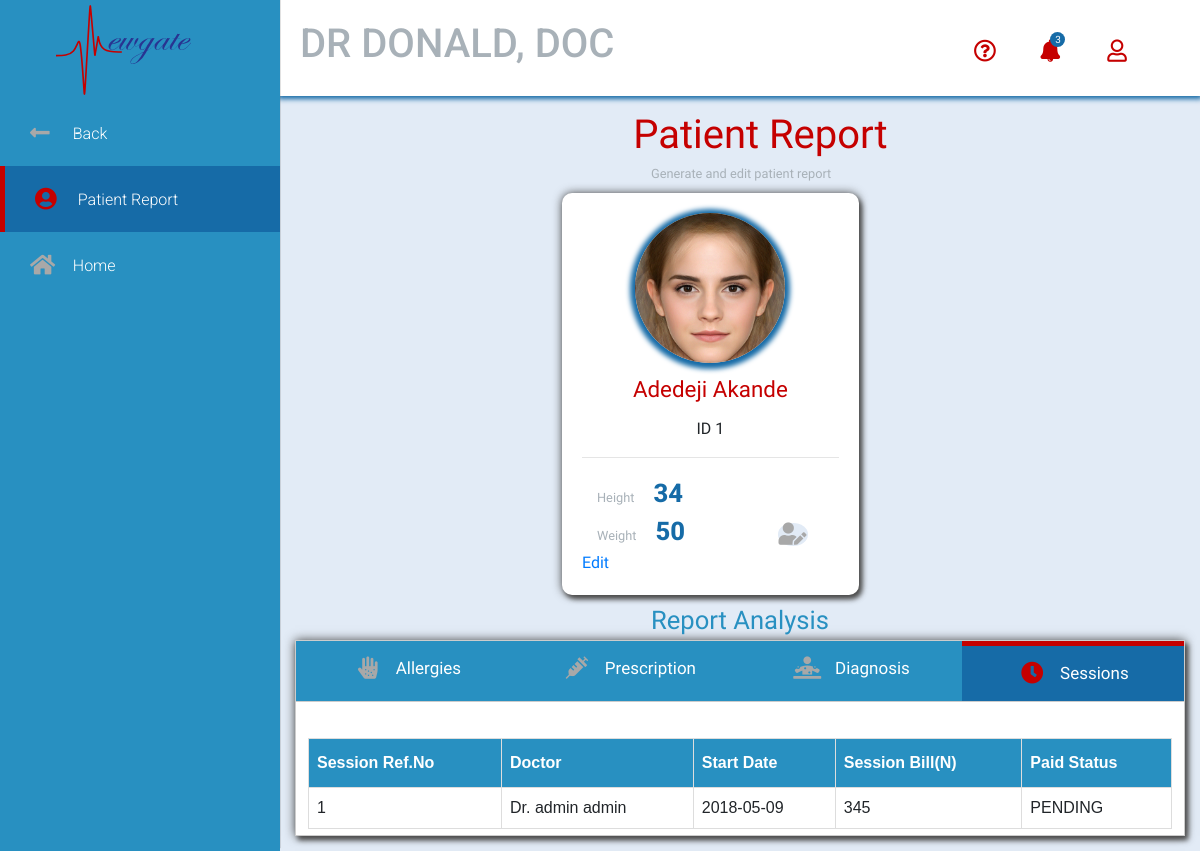
The page /pages/patientfile.php?ID=1 (signed in) on the database its author committed.
### tables this page shows
CREATE TABLE IF NOT EXISTS `tbl_patients` (
  `ID` int(11) NOT NULL AUTO_INCREMENT,
  `firstname` varchar(255) NOT NULL,
  `lastname` varchar(255) NOT NULL,
  `email` varchar(255) NOT NULL,
  `phone_num` varchar(255) NOT NULL,
  `dob` date NOT NULL,
  `height` float DEFAULT NULL,
  `weight` float DEFAULT NULL,
  PRIMARY KEY (`ID`)
);

CREATE TABLE IF NOT EXISTS `tbl_sessions` (
  `ID` int(11) NOT NULL AUTO_INCREMENT,
  `patientID` int(11) NOT NULL,
  `docID` int(11) NOT NULL,
  `consultation_bill` float NOT NULL,
  `startdate` date NOT NULL,
  `paid` tinyint(1) NOT NULL,
  PRIMARY KEY (`ID`),
  KEY `patient-sessions` (`patientID`),
  KEY `doc-sessions` (`docID`)
);

CREATE TABLE IF NOT EXISTS `tbl_users` (
  `ID` int(11) NOT NULL AUTO_INCREMENT,
  `email` varchar(255) NOT NULL,
  `firstname` varchar(255) NOT NULL,
  `lastname` varchar(255) NOT NULL,
  `password` varchar(255) NOT NULL,
  PRIMARY KEY (`ID`)
);

### functions/functions.php (called while the page is built, shortened)
<?php
    function getCurrentUserOrDie(){
        if(!isset($_SESSION['user'])){
            doUnauthorized();
        }else{
            return $_SESSION['user'];
        }
    }
    class Input{
        static function get($var, $default = NULL){
            if( isset($_GET[$var])){
                $res = $_GET[$var];
                if(trim($res)){
                    return $res;
                }else{
                    return $default;
                }
            }else{
                return $default;
            }
        }
    }
?>

### classes/user.php (called while the page is built, shortened)
<?php
class User {
    public $id, $ID, $email, $firstname, $lastname, $role;
    function __construct($id, $email, $firstname, $lastname, $role){
        $this->firstname = $firstname;
        $this->lastname = $lastname;
        $this->role = $role;
    }
    static function getUser($conn, $stmt, $data){
        $stmt->execute($data);
        if( $result = $stmt->fetch(PDO::FETCH_ASSOC) ){
            $id = $result["ID"];
            $stmt = $conn->query("SELECT role FROM tbl_roles WHERE userID = $id");
            $result2 = $stmt->fetchall(PDO::FETCH_ASSOC);
            $rolearray = array();
            foreach ($result2 as $row) {
                array_push($rolearray,$row["role"]);
            }
            return new User($id, $result["email"], $result["firstname"], $result["lastname"], $rolearray);
        }
        return null;
    }
    static function getUserWithID($conn, $id){
        $stmt = $conn->prepare("SELECT * FROM tbl_users WHERE id = :id");
        $data = array("id"=> $id);
        return self::getUser($conn, $stmt, $data);
    }
    function isDoctor(){
        return in_array('DOCTOR', $this->role);
    }
}

### classes/patient.php (called while the page is built, shortened)
<?php
require_once('session.php');
require_once('user.php');
class Patient {
    function __construct($ID, $email, $firstname, $lastname, $phone_num, $dob, $height, $weight, $sessbill=null, $docID=null){
        $this->ID = $ID;
        $this->firstname = $firstname;
        $this->lastname = $lastname;
        $this->height = $height;
        $this->weight = $weight;
    }
    static function getPatient($conn, $stmt, $data){
        $stmt->execute($data);
        if( $result = $stmt->fetch(PDO::FETCH_ASSOC) ){
            $id = $result["ID"];
            return new Patient($id, $result["email"], $result["firstname"], $result["lastname"], $result["phone_num"], $result['dob'], $result['height'], $result['weight']);
        }
        return null;
    }
    static function getPatientByID($conn, $id){
        $stmt = $conn->prepare("SELECT * FROM tbl_patients WHERE id = :id");
        $data = array("id"=> $id);
        return self::getPatient($conn, $stmt, $data);
    }
}

### classes/session.php (called while the page is built, shortened)
<?php
    require_once('user.php');
    class Session{
        function __construct($ID, $patientID, $docID, $consultation_bill, $startdate, $paid){
            $this->ID =$ID;
            $this->docID = $docID;
            $this->consultation_bill = $consultation_bill;
            $this->startdate = $startdate;
            $this->paid = $paid;
        }
        static function getSessionFromPatient($conn, $patientID){
            $query = "SELECT * FROM tbl_sessions WHERE patientID=$patientID";
            $stmt = $conn->query($query);
            $sessions = array();
            if($rows = $stmt->fetchall(PDO::FETCH_ASSOC)){
                foreach($rows as $result){
                    array_push($sessions, new Session($result['ID'], $result["patientID"], $result["docID"],$result["consultation_bill"], $result['startdate'], $result["paid"]));
                }
            }
            return $sessions;
        }
        static function getAllSessionsFromPatient($conn, $patientID){
                    $stmt = $conn->query("SELECT * FROM tbl_sessions WHERE patientID=$patientID");
                    $result = $stmt->fetchall(PDO::FETCH_ASSOC);
                    $array = array();
                    foreach ($result as $row) {
                        array_push($array, new Session($row["ID"], $row['patientID'], $row["docID"],$row["consultation_bill"], $row['startdate'],$row   ["paid"]));
                    }
                    return $array;
                }
        function getDoctor($conn){
            return User::getUserWithID($conn, $this->docID);
        }
        function getDoctorName($conn){
            $doc = $this->getDoctor($conn);
            return "Dr. ".$doc->firstname." ".$doc->lastname;
        }
    }
?>

### pages/patientfile.php (the view, shortened to what this page needs)
<?php
require_once('../functions/conn.php');
require_once('../functions/functions.php');
require_once("../classes/user.php");
require_once("../classes/patient.php");
require_once("../classes/session.php");
$conn = connect();
$current_user = getCurrentUserOrDie();
if (isset($_GET['ID'])) {
    $conn = connect();
    $id = Input::get('ID');
    $currentP = Patient::getPatientByID($conn, $id);
    if ($currentP) {
        $sessions = Session::getSessionFromPatient($conn, $id);
    }
}
?>
<!DOCTYPE html>
<html>
<head>
    <link rel="stylesheet" href="../assets/css/bootstrap.min.css">
    <link rel="stylesheet" type="text/css" media="screen" href="../assets/css/style.css"/>
    <link rel="stylesheet" type="text/css" media="screen" href="../assets/css/main.css"/>
    <link rel="stylesheet" type="text/css" media="screen" href="../assets/css/report.css"/>
    <link rel="stylesheet" href="https://use.fontawesome.com/releases/v5.0.13/css/all.css"
>
    <link rel="stylesheet" href="../assets/web-fonts-with-css/css/fontawesome-all.css">
</head>
<body>
<section id="sideMenu">
    <img class="logo" src="../assets/images/newgate.svg" alt="logo here">
    <nav>
        <a href="viewpatients.php" class="dash_btn"><i class="fas fa-long-arrow-alt-left"></i>Back</a>
        <a href="#" class="active dash_btn"><i class="fas fa-user-circle"></i>Patient Report</a>
        <a href="../pages/dashboard.php" class="dash_btn"><i class="fas fa-home"></i>Home</a>
    </nav>
</section>
<header>
    <div class="name-field">
        <H1><?php
            $name = ($current_user->isDoctor()) ? "DR " : "";
            $name .= strtoupper($current_user->firstname) . ", ";
            $name .= strtoupper($current_user->lastname);
            echo $name;
            ?></H1>
    </div>
    <div class="user-field">
        <a href="#"><i class="b far fa-question-circle"></i></a>
        <a href="#" class="notification"><i class="b fas fa-bell"></i><span class="circle">3</span></a>
        <a href="#">
            <i class="b far fa-user"></i>
        </a>
    </div>
</header>
<section id="content-area">
    <div class="heading">
        <h1>Patient Report</h1>
        <p>Generate and edit patient report</p>
    </div>
    <div class="cards-r">
        <div class="card-r col-md-4">
            <div class="patient-img"></div>
            <span class="user-name"><?php echo htmlspecialchars($currentP->firstname . " " . $currentP->lastname); ?></span>
            <span class="user-detail">ID <?php echo $currentP->ID; ?></span>
            <hr>
            <div class="col-md-9">
                <span class="height txt">Height</span>
                <span class="height val"><?php echo htmlspecialchars($currentP->height); ?></span>
            </div>
            <div class="col-md-9">
                <span class="weight txt">Weight</span>
                <span class="weight val"><?php echo htmlspecialchars($currentP->weight); ?></span>
            </div>
            <a class="edit_btn" href="managepatients.php?ID=<?php echo $currentP->ID; ?>"><i class="fas fa-user-edit"></i>Edit</a>
        </div>
    </div>
    <div class="card-r">
        <h6>Report Analysis</h6>
        <div class="history_display">
            <div class="tab">
                <button class="tablinks" onclick="openCity(event, 'allergies')"><i class="fas fa-allergies"></i>Allergies
                </button>
                <button class="tablinks" onclick="openCity(event, 'prescription')"><i class="fas fa-syringe"></i>Prescription
                </button>
                <button class="tablinks" onclick="openCity(event, 'diagnose')"><i class="fas fa-diagnoses"></i>Diagnosis
                </button>
                <button class="tablinks active" onclick="openCity(event, 'sessions')"><i class="fas fa-clock"></i>Sessions
                </button>
            </div>
            <div id="sessions" class="tabcontent">
                <table id="sess_table" class="genTab">
                    <thead>
                    <tr>
                        <th>
                            Session Ref.No
                        </th>
                        <th>
                            Doctor
                        </th>
                        <th>
                            Start Date
                        </th>
                        <th>
                            Session Bill(N)
                        </th>
                        <th>
                            Paid Status
                        </th>
                    </tr>
                    </thead>
                    <tbody>
                    <?php
                    $sessions = Session::getAllSessionsFromPatient($conn, $id);
                    foreach ($sessions as $sess) {
                        $docname = $sess->getDoctorName($conn);
                        $paid = ($sess->paid == 1) ? "PAID" : "PENDING";
                        echo <<<_END
                                <tr>
                                    <td>
                                        $sess->ID
                                    </td>
                                    <td>
                                        $docname
                                    </td>
                                    <td>
                                        $sess->startdate
                                    </td>
                                    <td>
                                        $sess->consultation_bill
                                    </td>
                                    <td>
                                        $paid
                                    </td>
                                </tr>
_END;
                    }
                    ?>
                    </tbody>
                </table>
            </div>
        </div>
    </div>
</section>
</body>
</html>

### assets/css/style.css (style rules this page uses)
* { box-sizing: border-box; }
body { font-family: 'roboto', sans-serif; margin: 0; background: #E2EBF6; height: 100vh; }
header { background: white; margin-left: 280px; padding: 20px; box-shadow: 0 1px 5px 2px rgb(22, 107, 167); }
header .name-field { display: inline-block; width: 50%; color: #A8B1B8; }
header .search-field .fas, .far { transition: all 0.3s ease-in-out; }
header .search-field:hover .fas, .far { color: #C50000; }
header .user-field { display: inline-block; float: right; padding: 10px; }
header .user-field a { display: inline-block; padding-right: 20px; text-decoration: none; }
.notification { position: relative; font-size: 20px; padding-top: 5px; }
.notification .circle { background: #166BA7; width: 15px; height: 15px; border-radius: 50%; display: inline-block; font-size: 10px; color: white; text-align: center; position: absolute; top: 2px; left: 10px; }
.logo { height: 100px; width: 135px; margin-left: 20%; }
#sideMenu { background: #2890C1; width: 280px; height: 100%; box-shadow: 0 -3px 1px rgb(77, 77, 77); position: fixed; bottom: 0; top: 0; z-index: 4; }
#sideMenu nav a { display: block; color: #FFFFFF; text-decoration: none; padding: 20px 30px; font-weight: 300; transition: all 0.3s ease-in-out; }
.dash_btn { transition: all 0.3s ease-in-out; }
.dash_btn:hover .fas, .far { color: #C50000; }
.active { background: #166BA7; border-left: 5px solid #C50000; padding: 15px 30px 15px 25px; }
.active .fas, .far { color: #C50000; }
.fas, .far { color: #A8A8A8; font-size: 1.4rem; margin-right: 0.8rem; display: inline-block; width: 30px; position: relative; top: 2px; }
.b { color: #C50000; }
.tab { overflow: hidden; border: 1px solid #ccc; background-color: #2890C1; }
.tab button { background-color: inherit; float: left; border-bottom: none; border-left: none; border-right: none; outline: none; cursor: pointer; padding: 14px 16px; transition: 0.3s; font-size: 17px; border-top: 0px; }
.tab .active { background-color: #166BA7; border-top: 5px solid #C50000; }
.tabcontent { display: none; padding: 6px 12px; border: 1px solid #ccc; border-top: none; }
#content-area { margin-left: 280px; padding: 15px; }

### assets/css/main.css (style rules this page uses)
::placeholder { color: #4975e9; }
.genTab { font-family: "Trebuchet MS", Arial, Helvetica, sans-serif; border-collapse: collapse; width: 100%; margin-top: 30px; }
.genTab td, .genTab th { border: 1px solid #ddd; padding: 8px; }
.genTab th { padding-top: 12px; padding-bottom: 12px; text-align: left; background-color: #2890C1; color: white; }

### assets/css/report.css (style rules this page uses)
.heading h1 { color: #C50000; font-size:2.5rem; font-weight: 400; margin-bottom: 5px; margin-left: 38% }
h6 { color: #2890C1; font-size:1.6rem; font-weight: 400; margin-bottom: 5px; margin-left: 40% }
.heading p { color: #A8B1B8; font-size: 0.8rem; margin-bottom: 10px; margin-left: 40% }
.cards-r .card-r { background-color: white; box-shadow: 3px 4px 5px rgb(77, 77, 77), 0 0 10px rgb(77, 77, 77); transition: all 0.3s ease-in-out; border-radius: 10px; padding: 20px; margin-bottom: 10px; margin-left: 30%; }
.col-md-4 { padding: 0 15px; display: inline-block; }
.edit_btn .fas { background: #E2EBF6;; border-radius: 60%; }
.col-md-9 { display: inline-block; }
.cards-r .card-r .patient-img { background: url("../images/emma.jpg") no-repeat center center; -webkit-background-size: cover; -moz-background-size: cover; -o-background-size: cover; background-size: cover; width: 150px; height: 150px; border-radius: 50%; box-shadow: 0 1px 5px 5px rgb(22, 107, 167); margin: 0 auto; }
.cards-r .card-r .user-name { font-size: 1.4rem; color :#C50000; display:block; text-align: center; margin: 10px 0; }
.cards-r .card-r .user-detail { display: block; font-size: 1rem; text-align: center; margin: 10px 0; }
.history_display { background: white; box-shadow: 3px 4px 5px rgb(77, 77, 77), 0 0 10px rgb(77, 77, 77); }
.tablinks { color:white; width:25%; }
#sessions { display: block; }
.txt { color: #A8B1B8; font-size: 0.8rem; margin-bottom: 10px; }
.val { margin-left: 15px; color: #166BA7; font-size: 1.6rem; font-weight: 800; display: inline-block; text-align: right; }

### rows shown on the page
tbl_patients: firstname+lastname "Adedeji Akande", ID "1", height "34", weight "50"
tbl_sessions: ID "1", docID.lastname "Dr. admin admin", startdate "2018-05-09", consultation_bill "345", paid "PENDING"

### other values the page prints
$name "DR DONALD, DOC"
